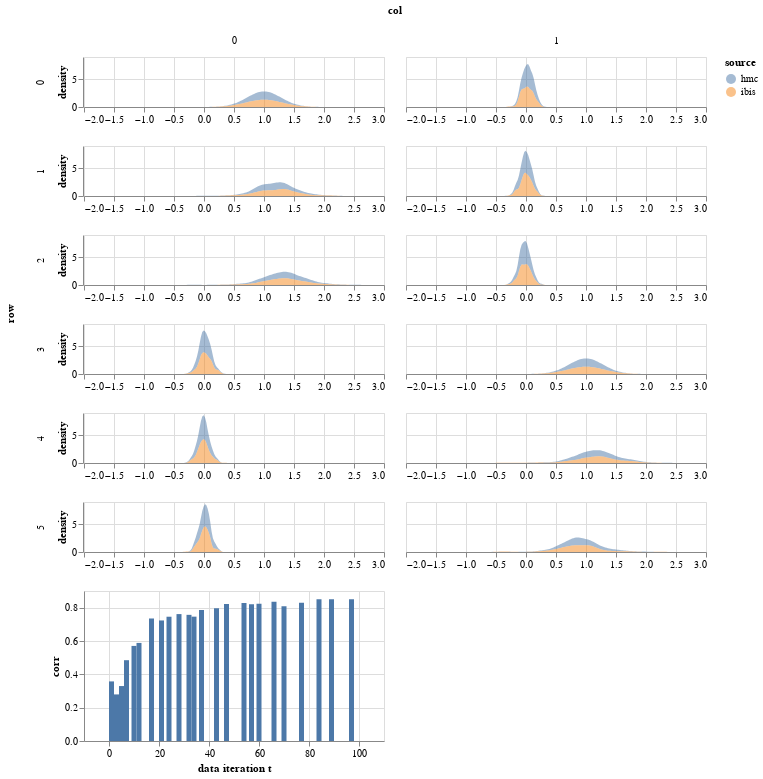

Notebook code for this chart:
### Code cell
param = 'beta'
df = get_post_df(ps[param]) 
df['source'] = 'hmc'
df2 = get_post_df(particles.particles[param])
df2['source'] = 'ibis'

plot_density(pd.concat([df,df2]))&\
plot_correlations(ibis['jitter_corrs'][param], height = 150)

### Figure 1 — Vega-Lite specification as saved in the notebook (floating-point values rounded to 4 significant figures; data arrays with more than 128 entries replaced by an {"elided": "..."} marker saying what was removed)
{"config": {"view": {"continuousWidth": 400, "continuousHeight": 300}}, "vconcat": [{"data": {"name": "data-b2ae18747039f7f508d28e9a2530ddb9"}, "mark": {"type": "area", "opacity": 0.5}, "encoding": {"color": {"type": "nominal", "field": "source"}, "column": {"type": "quantitative", "field": "col"}, "row": {"type": "quantitative", "field": "row"}, "x": {"type": "quantitative", "field": "value", "title": null}, "y": {"type": "quantitative", "field": "density"}}, "height": 50, "resolve": {"scale": {"x": "independent"}}, "transform": [{"fold": ["value"]}, {"density": "value", "groupby": ["cn", "row", "col", "source"]}], "width": 300}, {"data": {"name": "data-e32ea0937d476f205fa1f04fc01784bc"}, "mark": "bar", "encoding": {"x": {"type": "quantitative", "field": "idx", "title": "data iteration t"}, "y": {"type": "quantitative", "field": "corr"}}, "height": 150, "width": 300}], "$schema": "https://vega.github.io/schema/vega-lite/v4.8.1.json", "datasets": {"data-b2ae18747039f7f508d28e9a2530ddb9": {"elided": "18000 records"}, "data-e32ea0937d476f205fa1f04fc01784bc": [{"corr": 0.0, "idx": 0}, {"corr": 0.3575, "idx": 1}, {"corr": 0.0, "idx": 2}, {"corr": 0.2795, "idx": 3}, {"corr": 0.0, "idx": 4}, {"corr": 0.3297, "idx": 5}, {"corr": 0.0, "idx": 6}, {"corr": 0.4848, "idx": 7}, {"corr": 0.0, "idx": 8}, {"corr": 0.0, "idx": 9}, {"corr": 0.5705, "idx": 10}, {"corr": 0.0, "idx": 11}, {"corr": 0.5885, "idx": 12}, {"corr": 0.0, "idx": 13}, {"corr": 0.0, "idx": 14}, {"corr": 0.0, "idx": 15}, {"corr": 0.0, "idx": 16}, {"corr": 0.735, "idx": 17}, {"corr": 0.0, "idx": 18}, {"corr": 0.0, "idx": 19}, {"corr": 0.0, "idx": 20}, {"corr": 0.7233, "idx": 21}, {"corr": 0.0, "idx": 22}, {"corr": 0.0, "idx": 23}, {"corr": 0.7457, "idx": 24}, {"corr": 0.0, "idx": 25}, {"corr": 0.0, "idx": 26}, {"corr": 0.0, "idx": 27}, {"corr": 0.7615, "idx": 28}, {"corr": 0.0, "idx": 29}, {"corr": 0.0, "idx": 30}, {"corr": 0.0, "idx": 31}, {"corr": 0.7569, "idx": 32}, {"corr": 0.0, "idx": 33}, {"corr": 0.7461, "idx": 34}, {"corr": 0.0, "idx": 35}, {"corr": 0.0, "idx": 36}, {"corr": 0.7864, "idx": 37}, {"corr": 0.0, "idx": 38}, {"corr": 0.0, "idx": 39}, {"corr": 0.0, "idx": 40}, {"corr": 0.0, "idx": 41}, {"corr": 0.0, "idx": 42}, {"corr": 0.7961, "idx": 43}, {"corr": 0.0, "idx": 44}, {"corr": 0.0, "idx": 45}, {"corr": 0.0, "idx": 46}, {"corr": 0.8218, "idx": 47}, {"corr": 0.0, "idx": 48}, {"corr": 0.0, "idx": 49}, {"corr": 0.0, "idx": 50}, {"corr": 0.0, "idx": 51}, {"corr": 0.0, "idx": 52}, {"corr": 0.0, "idx": 53}, {"corr": 0.8276, "idx": 54}, {"corr": 0.0, "idx": 55}, {"corr": 0.0, "idx": 56}, {"corr": 0.8201, "idx": 57}, {"corr": 0.0, "idx": 58}, {"corr": 0.0, "idx": 59}, {"corr": 0.8229, "idx": 60}, {"corr": 0.0, "idx": 61}, {"corr": 0.0, "idx": 62}, {"corr": 0.0, "idx": 63}, {"corr": 0.0, "idx": 64}, {"corr": 0.0, "idx": 65}, {"corr": 0.8355, "idx": 66}, {"corr": 0.0, "idx": 67}, {"corr": 0.0, "idx": 68}, {"corr": 0.0, "idx": 69}, {"corr": 0.8087, "idx": 70}, {"corr": 0.0, "idx": 71}, {"corr": 0.0, "idx": 72}, {"corr": 0.0, "idx": 73}, {"corr": 0.0, "idx": 74}, {"corr": 0.0, "idx": 75}, {"corr": 0.0, "idx": 76}, {"corr": 0.8294, "idx": 77}, {"corr": 0.0, "idx": 78}, {"corr": 0.0, "idx": 79}, {"corr": 0.0, "idx": 80}, {"corr": 0.0, "idx": 81}, {"corr": 0.0, "idx": 82}, {"corr": 0.0, "idx": 83}, {"corr": 0.8504, "idx": 84}, {"corr": 0.0, "idx": 85}, {"corr": 0.0, "idx": 86}, {"corr": 0.0, "idx": 87}, {"corr": 0.0, "idx": 88}, {"corr": 0.8505, "idx": 89}, {"corr": 0.0, "idx": 90}, {"corr": 0.0, "idx": 91}, {"corr": 0.0, "idx": 92}, {"corr": 0.0, "idx": 93}, {"corr": 0.0, "idx": 94}, {"corr": 0.0, "idx": 95}, {"corr": 0.0, "idx": 96}, {"corr": 0.8507, "idx": 97}, {"corr": 0.0, "idx": 98}, {"corr": 0.0, "idx": 99}]}}
